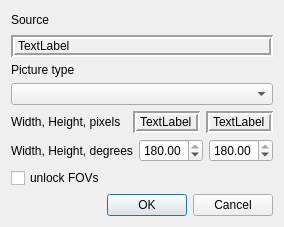
<?xml version="1.0" encoding="UTF-8"?>
<ui version="4.0">
 <class>picTypeDialog</class>
 <widget class="QDialog" name="picTypeDialog">
  <property name="geometry">
   <rect>
    <x>0</x>
    <y>0</y>
    <width>100</width>
    <height>100</height>
   </rect>
  </property>
  <property name="windowTitle">
   <string>panini - Picture Type and FOV</string>
  </property>
  <layout class="QVBoxLayout" name="verticalLayout">
   <item>
    <widget class="QLabel" name="label">
     <property name="minimumSize">
      <size>
       <width>0</width>
       <height>18</height>
      </size>
     </property>
     <property name="text">
      <string>Source</string>
     </property>
    </widget>
   </item>
   <item>
    <widget class="QLabel" name="nameLabel">
     <property name="frameShape">
      <enum>QFrame::Box</enum>
     </property>
     <property name="frameShadow">
      <enum>QFrame::Sunken</enum>
     </property>
     <property name="lineWidth">
      <number>2</number>
     </property>
     <property name="text">
      <string>TextLabel</string>
     </property>
    </widget>
   </item>
   <item>
    <widget class="QLabel" name="label_2">
     <property name="text">
      <string>Picture type</string>
     </property>
    </widget>
   </item>
   <item>
    <widget class="QComboBox" name="typesBox"/>
   </item>
   <item>
    <layout class="QHBoxLayout" name="horizontalLayout_2">
     <item>
      <widget class="QLabel" name="label_8">
       <property name="text">
        <string>Width, Height, pixels  </string>
       </property>
      </widget>
     </item>
     <item>
      <widget class="QLabel" name="widPixels">
       <property name="frameShape">
        <enum>QFrame::Box</enum>
       </property>
       <property name="frameShadow">
        <enum>QFrame::Sunken</enum>
       </property>
       <property name="lineWidth">
        <number>2</number>
       </property>
       <property name="text">
        <string>TextLabel</string>
       </property>
      </widget>
     </item>
     <item>
      <widget class="QLabel" name="hgtPixels">
       <property name="frameShape">
        <enum>QFrame::Box</enum>
       </property>
       <property name="frameShadow">
        <enum>QFrame::Sunken</enum>
       </property>
       <property name="lineWidth">
        <number>2</number>
       </property>
       <property name="text">
        <string>TextLabel</string>
       </property>
      </widget>
     </item>
    </layout>
   </item>
   <item>
    <layout class="QHBoxLayout" name="horizontalLayout">
     <item>
      <widget class="QLabel" name="label_3">
       <property name="text">
        <string>Width, Height, degrees</string>
       </property>
      </widget>
     </item>
     <item>
      <widget class="QDoubleSpinBox" name="hfovBox">
       <property name="accelerated">
        <bool>true</bool>
       </property>
       <property name="minimum">
        <double>5.000000000000000</double>
       </property>
       <property name="maximum">
        <double>180.000000000000000</double>
       </property>
       <property name="value">
        <double>180.000000000000000</double>
       </property>
      </widget>
     </item>
     <item>
      <widget class="QDoubleSpinBox" name="vfovBox">
       <property name="accelerated">
        <bool>true</bool>
       </property>
       <property name="minimum">
        <double>5.000000000000000</double>
       </property>
       <property name="maximum">
        <double>180.000000000000000</double>
       </property>
       <property name="value">
        <double>180.000000000000000</double>
       </property>
      </widget>
     </item>
    </layout>
   </item>
   <item>
    <widget class="QCheckBox" name="nonSqOK">
     <property name="text">
      <string>unlock FOVs</string>
     </property>
    </widget>
   </item>
   <item>
    <widget class="QDialogButtonBox" name="buttonBox">
     <property name="orientation">
      <enum>Qt::Horizontal</enum>
     </property>
     <property name="standardButtons">
      <set>QDialogButtonBox::Cancel|QDialogButtonBox::Ok</set>
     </property>
    </widget>
   </item>
  </layout>
 </widget>
 <resources/>
 <connections>
  <connection>
   <sender>buttonBox</sender>
   <signal>accepted()</signal>
   <receiver>picTypeDialog</receiver>
   <slot>accept()</slot>
   <hints>
    <hint type="sourcelabel">
     <x>248</x>
     <y>254</y>
    </hint>
    <hint type="destinationlabel">
     <x>157</x>
     <y>274</y>
    </hint>
   </hints>
  </connection>
  <connection>
   <sender>buttonBox</sender>
   <signal>rejected()</signal>
   <receiver>picTypeDialog</receiver>
   <slot>reject()</slot>
   <hints>
    <hint type="sourcelabel">
     <x>316</x>
     <y>260</y>
    </hint>
    <hint type="destinationlabel">
     <x>286</x>
     <y>274</y>
    </hint>
   </hints>
  </connection>
 </connections>
</ui>
